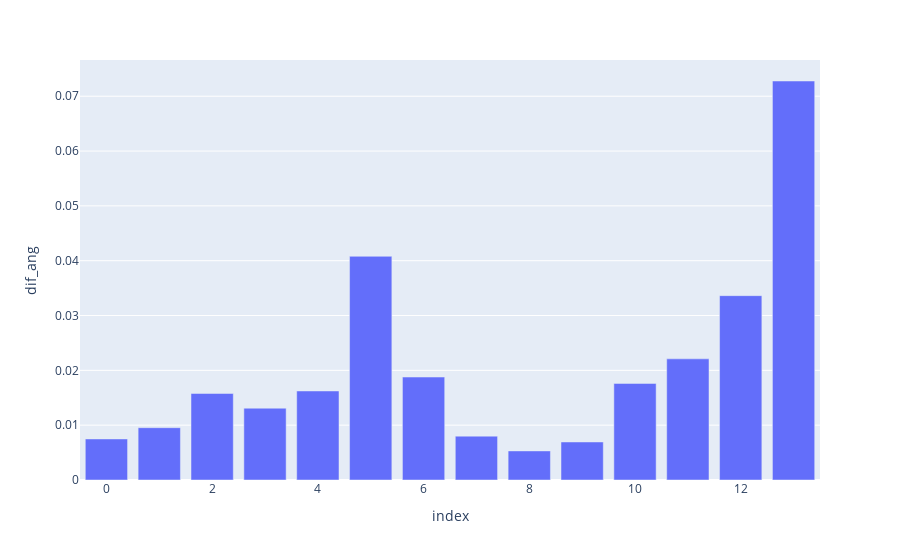

The cell this chart's notebook holds for it:
### Code cell
# Calcular a diferença entre as duas colunas
erro = abs(df_cenario['va_degree'] - df_cenario['ang_estimated'])
df_cenario['dif_ang'] = erro

# Plotar um gráfico de barras usando Plotly
fig = px.bar(df_cenario, x=df_cenario.index, y='dif_ang', labels={'x': 'Índice', 'Diferença': 'Diferença'})
fig.show()

### Figure 1 — Plotly figure (JSON) as saved in the notebook; plotly's stock layout.template omitted (floating-point values rounded to 4 significant figures)
{"data": [{"alignmentgroup": "True", "hovertemplate": "index=%{x}<br>dif_ang=%{y}<extra></extra>", "legendgroup": "", "marker": {"color": "#636efa", "pattern": {"shape": ""}}, "name": "", "offsetgroup": "", "orientation": "v", "showlegend": false, "textposition": "auto", "type": "bar", "x": [0, 1, 2, 3, 4, 5, 6, 7, 8, 9, 10, 11, 12, 13], "xaxis": "x", "y": [0.007488, 0.009541, 0.01578, 0.0131, 0.01624, 0.0408, 0.01878, 0.008, 0.005306, 0.006937, 0.01762, 0.0221, 0.03363, 0.07278], "yaxis": "y"}], "layout": {"barmode": "relative", "legend": {"tracegroupgap": 0}, "margin": {"t": 60}, "xaxis": {"anchor": "y", "domain": [0, 1], "title": {"text": "index"}}, "yaxis": {"anchor": "x", "domain": [0, 1], "title": {"text": "dif_ang"}}}}
